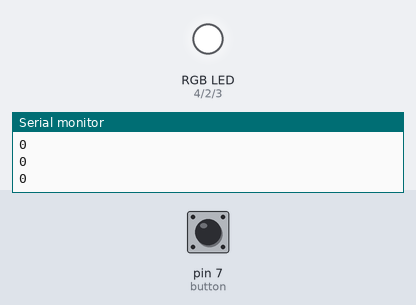
Bench run of a sketch on a simulated Arduino Uno, built with avr-gcc and run on an emulated ATmega328P. Shown: an RGB LED mixed from three pins (HIGH = lit), the last lines printed to the serial monitor. Dashed ring = blinking. The inputs (shaded band) are chosen by the test bench; at power-on: pin 7 (button) HIGH.

Above: at 1.2 s.
1.3 s: pin 7 (button) pulled LOW for 1 s
At 1.7 s:
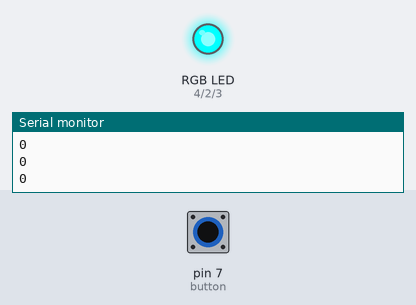
At 3.5 s:
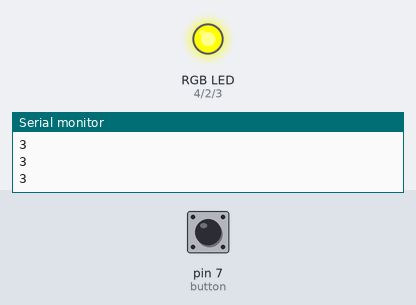
3.8 s: pin 7 (button) pulled LOW for 0.15 s
At 4.45 s:
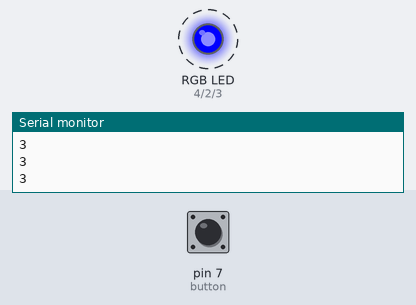
6.8 s: pin 7 (button) pulled LOW for 3.2 s
Timing chart, 0 to 11.4 s (numbered marks = the images above; inputs shaded):
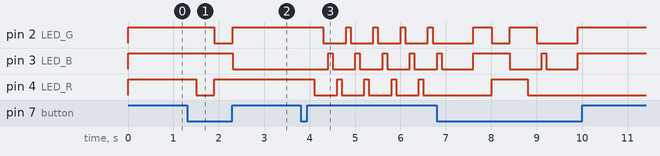

The sketch:

Fita_LED_RGB.ino.ino
```cpp
// Declarando os pinos
const int LED_R = 4;
const int LED_G = 2;
const int LED_B = 3;
int x = 0;
int button = 7;

void setup() {
  pinMode(LED_R, OUTPUT);
  pinMode(LED_G, OUTPUT);
  pinMode(LED_B, OUTPUT);
  Serial.begin(9600);
  pinMode (button, INPUT_PULLUP);
  digitalWrite(LED_R, HIGH);
  digitalWrite(LED_G, HIGH);
  digitalWrite(LED_B, HIGH);
  }

void loop() {
  Serial.println(x);
  if (!digitalRead (button)) {
    delay(200);
    x++;
  }

  if (x == 1){

  digitalWrite(LED_R, LOW);
  digitalWrite(LED_G, HIGH);
  digitalWrite(LED_B, HIGH);
  delay(200);
  }

  if (x == 2) {

  digitalWrite(LED_R, HIGH);
  digitalWrite(LED_G, LOW);
  digitalWrite(LED_B, HIGH);
  delay(200);
  }


  if (x == 3) {

  digitalWrite(LED_R, HIGH);
  digitalWrite(LED_G, HIGH);
  digitalWrite(LED_B, LOW);
  delay(100);
  }

  if (x == 4) {
  digitalWrite(LED_R, HIGH);
  delay(100);
  digitalWrite(LED_R, LOW);
  delay(100);
  digitalWrite(LED_G, HIGH);
  delay(100);
  digitalWrite(LED_G, LOW);
  delay(100);
  digitalWrite(LED_B, HIGH);
  delay(100);
  digitalWrite(LED_B, LOW);
  delay(100);
  }

  if (x == 5) {
  digitalWrite(LED_R, LOW);
  digitalWrite(LED_G, LOW);
  digitalWrite(LED_B, LOW);
  }

  if (x > 5) {
    x=0;
  }


}
```

Measured:
- after the input at 1.3 s, pin 2 (LED_G): HIGH → LOW after 0.60 s, → HIGH 0.40 s later; pin 3 (LED_B): HIGH → LOW after 1.0 s; pin 4 (LED_R): HIGH → LOW after 0.20 s, → HIGH 0.40 s later
- after the input at 3.8 s, pin 2 (LED_G): alternates HIGH for 0.10 s and LOW for 0.50 s, starting after 0.50 s; pin 3 (LED_B): alternates HIGH for 0.10 s and LOW for 0.50 s, starting after 0.60 s; pin 4 (LED_R): alternates HIGH for 0.10 s and LOW for 0.50 s, starting after 0.30 s
